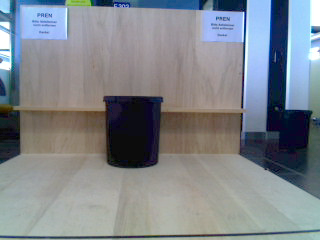
//> input picture Bilderkennung/ImageTesting/Korb.png, 320 x 240 px
$ ./thresholding   (built with g++ and OpenCV 4)
//> lines starting //> are read from the running program, lines starting //| are printed output that depends on the picture; after the words box and inside, x2 and y2 are one past the last pixel; in counts of white or black regions, pixels touching at a corner belong together
#include "opencv2/imgproc/imgproc.hpp"
#include "opencv2/highgui/highgui.hpp"
#include <stdlib.h>
#include <stdio.h>

using namespace cv;

/// Global variables

int threshold_value = 0;
int threshold_type = 3;;
int const max_value = 255;
int const max_type = 4;
int const max_BINARY_value = 255;

Mat src, src_gray, dst;
char* window_name = "Threshold Demo";

char* trackbar_type = "Type: \n 0: Binary \n 1: Binary Inverted \n 2: Truncate \n 3: To Zero \n 4: To Zero Inverted";
char* trackbar_value = "Value";

/// Function headers
void Threshold_Demo(int, void*);

/**
* @function main
*/
int main()
{
	/// Load an image
	src = imread("Korb.png", 1);
//> src is the input picture: 240 rows x 320 cols, CV_8UC3; mean B, G, R 139.7, 133.3, 127.5

	/// Convert the image to Gray
	cvtColor(src, src_gray, CV_RGB2GRAY);
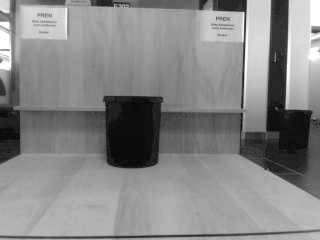
//> src_gray: 240 rows x 320 cols, CV_8UC1; min 0, max 255, mean 134.6

	/// Call the function to initialize
	Threshold_Demo(0, 0);
}


/**
* @function Threshold_Demo
*/
void Threshold_Demo(int, void*)
{
	/* 0: Binary
	1: Binary Inverted
	2: Threshold Truncated
	3: Threshold to Zero
	4: Threshold to Zero Inverted
	*/

	threshold(src_gray, src, 53, max_BINARY_value, 0);
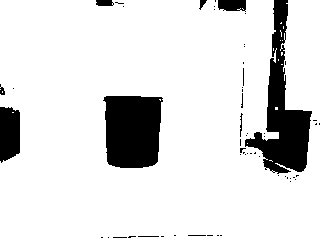
//> src: 240 rows x 320 cols, CV_8UC1; 87.4% white; 58 black regions (49 under 20 px), largest, box (x1, y1, x2, y2) and area: (245, 0, 312, 174) 4246, (103, 96, 163, 168) 3783, (0, 107, 20, 163) 991

	src = imwrite("Test.png", src);
//> src: 240 rows x 320 cols, CV_8UC1; every value is 1

}

$ run again, with Bilderkennung/ImageTesting/GetCurrentPicture1.png copied over Bilderkennung/ImageTesting/Korb.png
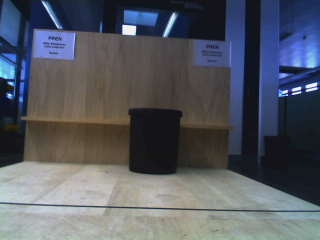
//> input picture Bilderkennung/ImageTesting/GetCurrentPicture1.png, 320 x 240 px
//> src is the input picture: 240 rows x 320 cols, CV_8UC3; mean B, G, R 99.4, 89.6, 85.7
//> `cvtColor(src, src_gray, CV_RGB2GRAY);`:
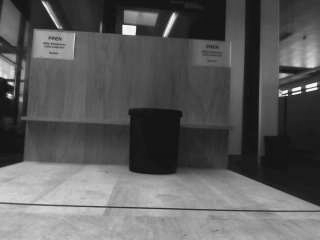
//> src_gray: 240 rows x 320 cols, CV_8UC1; min 8, max 254, mean 92.1
//> in Threshold_Demo, `threshold(src_gray, src, 53, max_BINARY_value, 0);`:
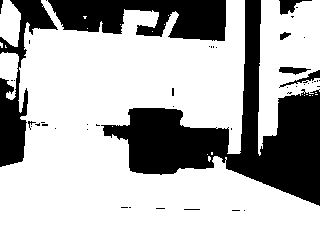
//> src: 240 rows x 320 cols, CV_8UC1; 70.4% white; 47 black regions (38 under 20 px), largest, box (x1, y1, x2, y2) and area: (101, 0, 320, 206) 13746, (48, 0, 226, 41) 5078, (0, 0, 58, 167) 3142
